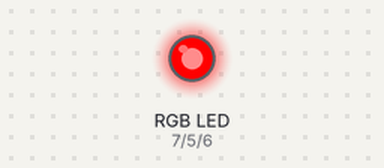
Recording of a sketch running on a simulated Arduino Uno, built with avr-gcc and run on an emulated ATmega328P. Parts: an RGB LED mixed from three pins (HIGH = lit).

Above: at 0.5 s.
At 1.5 s:
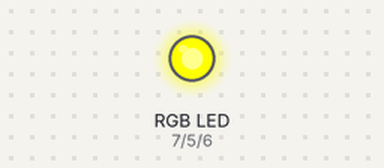
At 3.5 s:
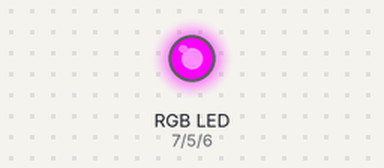
Timing chart, 0 to 4.6 s (numbered marks = the images above):
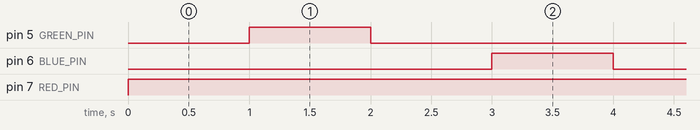

Measured:
- by itself, pin 5 (GREEN_PIN), pin 6 (BLUE_PIN): alternates HIGH for 1.0 s and LOW for 3.0 s
- by itself, pin 7 (RED_PIN): LOW → HIGH at 0.00 s
- by itself, everything shown: repeats every 4.0 s, in 4 steps

The sketch:

RGBLEd.ino
```cpp
/**
 *  Circuit and code to control a RGB LED.
 *  https://circuits.io/circuits/3928830-the-unnamed-circuit/edit#breadboard
 */

#include "Arduino.h"

int RED_PIN = 7;
int BLUE_PIN = 6;
int GREEN_PIN = 5;


void setup() {
  pinMode(RED_PIN, OUTPUT);
  pinMode(BLUE_PIN, OUTPUT);
  pinMode(GREEN_PIN, OUTPUT);

}

void loop() {
  // put your main code here, to run repeatedly:

  int flag = 0;
  while(true){
    analogWrite(RED_PIN, 255);
    analogWrite(GREEN_PIN, 0);
    analogWrite(BLUE_PIN, 0);
    delay(1000);
    if(flag <= 0){
      analogWrite(GREEN_PIN, 255);
      delay(1000);
      flag++;
    }
    else{
      analogWrite(BLUE_PIN, 255);
      delay(1000);
      flag--;
    }
  }


}

void setColor(int red, int green, int blue){

  #ifdef COMMON_ANODE
    red = 255 - red;
    green = 255 - green;
    blue = 255 - blue;
  #endif
  analogWrite(RED_PIN, red);
  analogWrite(GREEN_PIN, green);
  analogWrite(BLUE_PIN, blue);

}
```
